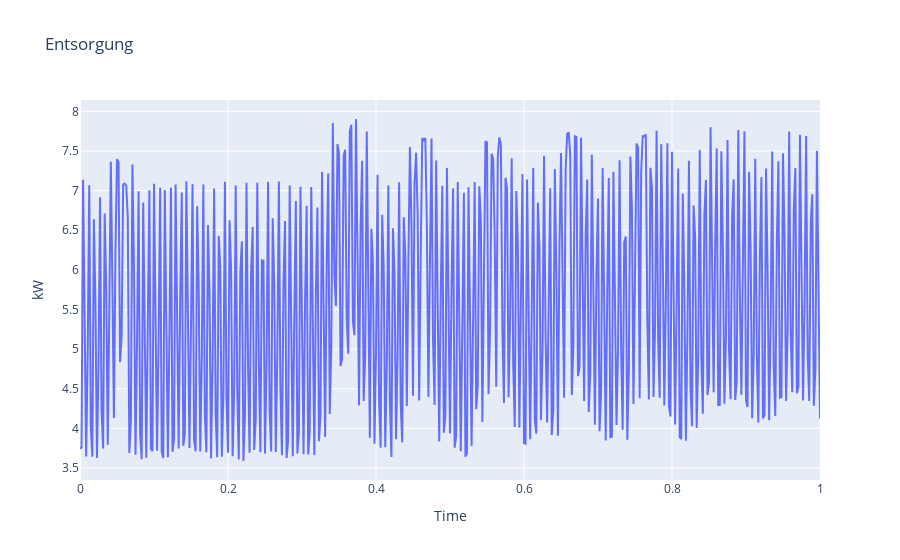

The notebook cell this image was saved under:
### Code cell
px.line(
    x=df['t_scaled'], y=df.kw, 
    title='Entsorgung',
    labels={
        'x': 'Time',
        'y': 'kW'
    })

### Figure 1 — Plotly figure (JSON) as saved in the notebook; plotly's stock layout.template omitted (floating-point values rounded to 4 significant figures; data arrays with more than 128 entries replaced by an {"elided": "..."} marker saying what was removed)
{"data": [{"hovertemplate": "Time=%{x}<br>kW=%{y}<extra></extra>", "legendgroup": "", "line": {"color": "#636efa", "dash": "solid"}, "marker": {"symbol": "circle"}, "mode": "lines", "name": "", "orientation": "v", "showlegend": false, "type": "scatter", "x": {"elided": "481 float values"}, "xaxis": "x", "y": {"elided": "481 float values"}, "yaxis": "y"}], "layout": {"legend": {"tracegroupgap": 0}, "title": {"text": "Entsorgung"}, "xaxis": {"anchor": "y", "domain": [0, 1], "title": {"text": "Time"}}, "yaxis": {"anchor": "x", "domain": [0, 1], "title": {"text": "kW"}}}}
